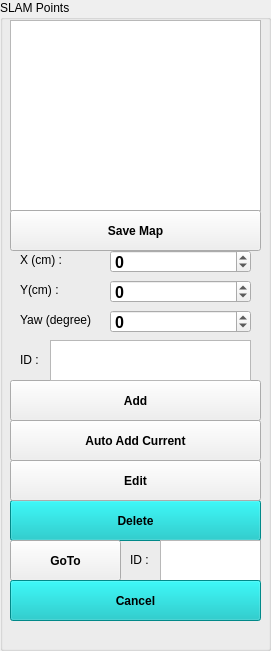
       <widget class="QGroupBox" name="groupBox_4">
        <property name="geometry">
         <rect>
          <x>930</x>
          <y>10</y>
          <width>271</width>
          <height>651</height>
         </rect>
        </property>
        <property name="title">
         <string>SLAM Points</string>
        </property>
        <widget class="QPushButton" name="btn_point_add">
         <property name="geometry">
          <rect>
           <x>10</x>
           <y>380</y>
           <width>251</width>
           <height>41</height>
          </rect>
         </property>
         <property name="font">
          <font>
           <weight>75</weight>
           <bold>true</bold>
          </font>
         </property>
         <property name="text">
          <string>Add</string>
         </property>
        </widget>
        <widget class="QPushButton" name="btn_point_delete">
         <property name="geometry">
          <rect>
           <x>10</x>
           <y>500</y>
           <width>251</width>
           <height>41</height>
          </rect>
         </property>
         <property name="font">
          <font>
           <weight>75</weight>
           <bold>true</bold>
          </font>
         </property>
         <property name="styleSheet">
          <string notr="true">background-color: rgb(0, 192, 192);</string>
         </property>
         <property name="text">
          <string>Delete</string>
         </property>
        </widget>
        <widget class="QPushButton" name="btn_point_edit">
         <property name="geometry">
          <rect>
           <x>10</x>
           <y>460</y>
           <width>251</width>
           <height>41</height>
          </rect>
         </property>
         <property name="font">
          <font>
           <weight>75</weight>
           <bold>true</bold>
          </font>
         </property>
         <property name="text">
          <string>Edit</string>
         </property>
        </widget>
        <widget class="QLabel" name="txt_status_5">
         <property name="geometry">
          <rect>
           <x>20</x>
           <y>280</y>
           <width>41</width>
           <height>20</height>
          </rect>
         </property>
         <property name="text">
          <string>Y(cm) :</string>
         </property>
        </widget>
        <widget class="QSpinBox" name="spin_point_y">
         <property name="geometry">
          <rect>
           <x>110</x>
           <y>280</y>
           <width>141</width>
           <height>23</height>
          </rect>
         </property>
         <property name="font">
          <font>
           <pointsize>12</pointsize>
           <weight>75</weight>
           <bold>true</bold>
          </font>
         </property>
         <property name="minimum">
          <number>-2000</number>
         </property>
         <property name="maximum">
          <number>2000</number>
         </property>
        </widget>
        <widget class="QSpinBox" name="spin_point_x">
         <property name="geometry">
          <rect>
           <x>110</x>
           <y>250</y>
           <width>141</width>
           <height>23</height>
          </rect>
         </property>
         <property name="font">
          <font>
           <pointsize>12</pointsize>
           <weight>75</weight>
           <bold>true</bold>
          </font>
         </property>
         <property name="minimum">
          <number>-2000</number>
         </property>
         <property name="maximum">
          <number>2000</number>
         </property>
        </widget>
        <widget class="QSpinBox" name="spin_point_yaw">
         <property name="geometry">
          <rect>
           <x>110</x>
           <y>310</y>
           <width>141</width>
           <height>23</height>
          </rect>
         </property>
         <property name="font">
          <font>
           <pointsize>12</pointsize>
           <weight>75</weight>
           <bold>true</bold>
          </font>
         </property>
         <property name="minimum">
          <number>-360</number>
         </property>
         <property name="maximum">
          <number>360</number>
         </property>
        </widget>
        <widget class="QLabel" name="txt_status_6">
         <property name="geometry">
          <rect>
           <x>20</x>
           <y>250</y>
           <width>51</width>
           <height>20</height>
          </rect>
         </property>
         <property name="text">
          <string>X (cm) :</string>
         </property>
        </widget>
        <widget class="QLabel" name="txt_status_7">
         <property name="geometry">
          <rect>
           <x>20</x>
           <y>310</y>
           <width>81</width>
           <height>20</height>
          </rect>
         </property>
         <property name="text">
          <string>Yaw (degree)</string>
         </property>
        </widget>
        <widget class="QLabel" name="txt_status_8">
         <property name="geometry">
          <rect>
           <x>20</x>
           <y>350</y>
           <width>31</width>
           <height>20</height>
          </rect>
         </property>
         <property name="text">
          <string>ID :</string>
         </property>
        </widget>
        <widget class="QTextEdit" name="txt_point_id">
         <property name="geometry">
          <rect>
           <x>50</x>
           <y>340</y>
           <width>201</width>
           <height>41</height>
          </rect>
         </property>
         <property name="font">
          <font>
           <pointsize>12</pointsize>
           <weight>75</weight>
           <bold>true</bold>
          </font>
         </property>
        </widget>
        <widget class="QPushButton" name="btn_point_addcurrent">
         <property name="geometry">
          <rect>
           <x>10</x>
           <y>420</y>
           <width>251</width>
           <height>41</height>
          </rect>
         </property>
         <property name="font">
          <font>
           <weight>75</weight>
           <bold>true</bold>
          </font>
         </property>
         <property name="text">
          <string>Auto Add Current</string>
         </property>
        </widget>
        <widget class="QListWidget" name="list_points">
         <property name="geometry">
          <rect>
           <x>10</x>
           <y>20</y>
           <width>251</width>
           <height>191</height>
          </rect>
         </property>
         <property name="font">
          <font>
           <pointsize>12</pointsize>
           <weight>75</weight>
           <bold>true</bold>
          </font>
         </property>
        </widget>
        <widget class="QPushButton" name="btn_goto">
         <property name="geometry">
          <rect>
           <x>10</x>
           <y>540</y>
           <width>111</width>
           <height>41</height>
          </rect>
         </property>
         <property name="font">
          <font>
           <weight>75</weight>
           <bold>true</bold>
          </font>
         </property>
         <property name="text">
          <string>GoTo</string>
         </property>
        </widget>
        <widget class="QTextEdit" name="txt_where">
         <property name="geometry">
          <rect>
           <x>160</x>
           <y>540</y>
           <width>101</width>
           <height>41</height>
          </rect>
         </property>
         <property name="font">
          <font>
           <pointsize>12</pointsize>
           <weight>75</weight>
           <bold>true</bold>
          </font>
         </property>
        </widget>
        <widget class="QLabel" name="txt_status_9">
         <property name="geometry">
          <rect>
           <x>130</x>
           <y>550</y>
           <width>31</width>
           <height>20</height>
          </rect>
         </property>
         <property name="text">
          <string>ID :</string>
         </property>
        </widget>
        <widget class="QPushButton" name="btn_slam_cancle">
         <property name="geometry">
          <rect>
           <x>10</x>
           <y>580</y>
           <width>251</width>
           <height>41</height>
          </rect>
         </property>
         <property name="font">
          <font>
           <weight>75</weight>
           <bold>true</bold>
          </font>
         </property>
         <property name="styleSheet">
          <string notr="true">background-color: rgb(0, 192, 192);</string>
         </property>
         <property name="text">
          <string>Cancel</string>
         </property>
        </widget>
        <widget class="QPushButton" name="btn_savemap">
         <property name="geometry">
          <rect>
           <x>10</x>
           <y>210</y>
           <width>251</width>
           <height>41</height>
          </rect>
         </property>
         <property name="font">
          <font>
           <weight>75</weight>
           <bold>true</bold>
          </font>
         </property>
         <property name="text">
          <string>Save Map</string>
         </property>
        </widget>
       </widget>
